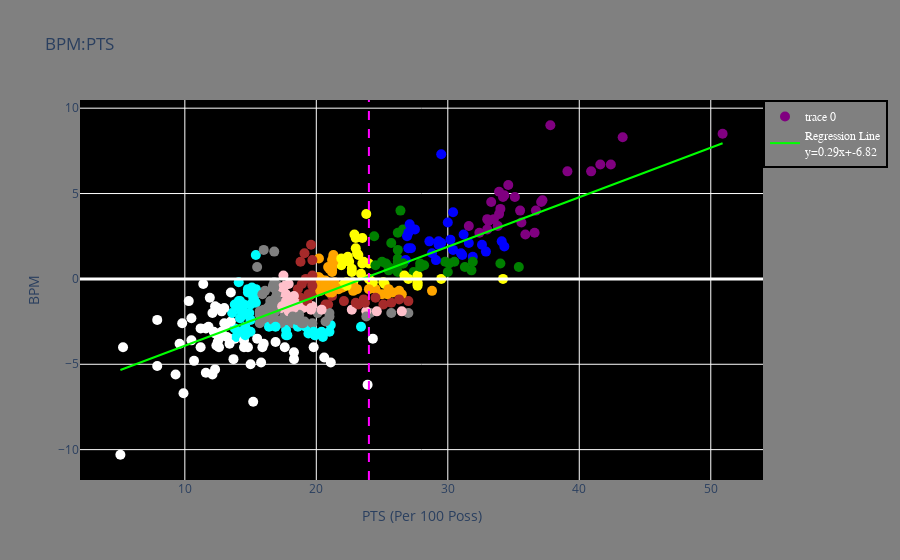

The notebook cell this image was saved under:
### Code cell
fig = go.Figure()

# Add scatter plot
fig.add_trace(go.Scatter(
    x=xvalue, y=yvalue,
    mode='markers',
    marker=dict(color=colors, size=10),
    text=[f"Player: {p}<br>PTS: {x}<br>BPM: {y}<br>Residual: {r:.2f}" 
          for p, x, y, r in zip(player, xvalue, yvalue, residuals)],
    hoverinfo='text'
))

# Add regression line
fig.add_trace(go.Scatter(
    x=xvalue, y=regression_line,
    mode='lines',
    line=dict(color='lime'),
    name=f'Regression Line<br>y={slope:.2f}x+{intercept:.2f}'
))



fig.add_vline(x=24, line=dict(color='magenta', dash='dash'), name='x=24')
fig.add_hline(y=0, line=dict(color='white', width=3))

fig.update_layout(
    title='BPM:PTS',
    xaxis_title='PTS (Per 100 Poss)',
    yaxis_title='BPM',
    paper_bgcolor='grey',
    plot_bgcolor='black',
    legend=dict(
        x=1,
        y=1,
        traceorder='normal',
        font=dict(
            family='sans-serif',
            size=12,
            color='white'
        ),
        bgcolor='grey',
        bordercolor='Black',
        borderwidth=2
    )
)

### Figure 1 — Plotly figure (JSON) as saved in the notebook; plotly's stock layout.template omitted (floating-point values rounded to 4 significant figures; data arrays with more than 128 entries replaced by an {"elided": "..."} marker saying what was removed)
{"data": [{"hoverinfo": "text", "marker": {"color": {"elided": "395 str values"}, "size": 10}, "mode": "markers", "text": {"elided": "395 str values"}, "type": "scatter", "x": {"elided": "395 float values"}, "y": {"elided": "395 float values"}}, {"line": {"color": "lime"}, "mode": "lines", "name": "Regression Line<br>y=0.29x+-6.82", "type": "scatter", "x": {"elided": "395 float values"}, "y": {"elided": "395 float values"}}], "layout": {"legend": {"bgcolor": "grey", "bordercolor": "Black", "borderwidth": 2, "font": {"color": "white", "family": "sans-serif", "size": 12}, "traceorder": "normal", "x": 1, "y": 1}, "paper_bgcolor": "grey", "plot_bgcolor": "black", "shapes": [{"line": {"color": "magenta", "dash": "dash"}, "name": "x=24", "type": "line", "x0": 24, "x1": 24, "xref": "x", "y0": 0, "y1": 1, "yref": "y domain"}, {"line": {"color": "white", "width": 3}, "type": "line", "x0": 0, "x1": 1, "xref": "x domain", "y0": 0, "y1": 0, "yref": "y"}], "title": {"text": "BPM:PTS"}, "xaxis": {"title": {"text": "PTS (Per 100 Poss)"}}, "yaxis": {"title": {"text": "BPM"}}}}
